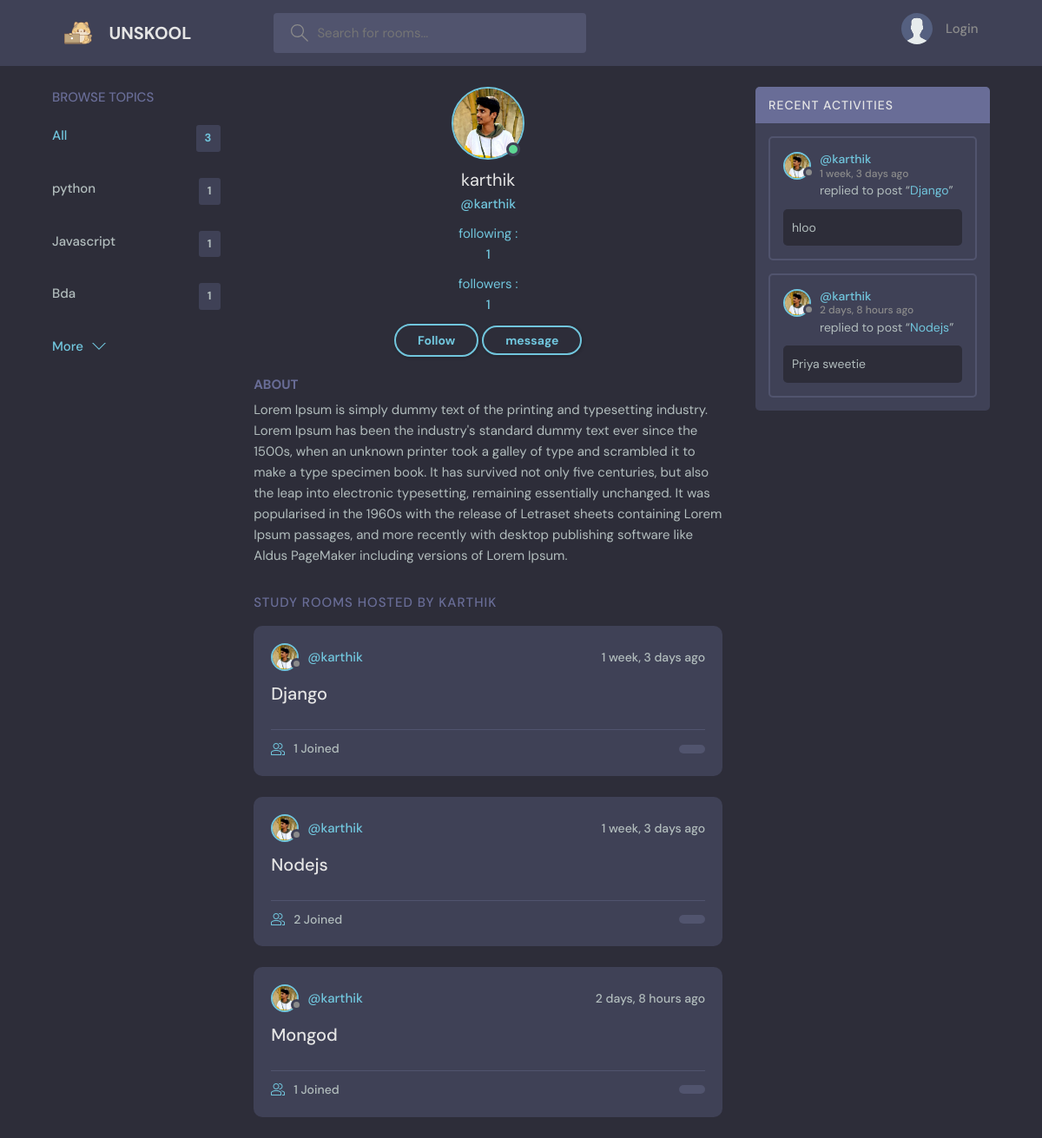
The page /profile_page/1 on the database its author committed.
### shazam/models.py (models this page shows, shortened)
class Topic(models.Model):
    name=models.CharField(max_length=100)

class User(AbstractUser):
    name=models.CharField(max_length=200,null=True)
    following = models.ManyToManyField(
        "self", blank=True, related_name="followers", symmetrical=False
    )
    email=models.EmailField(unique=True,null=True)
    bio=models.TextField(null=True)
    avatar=models.ImageField(null=True,default="avatar.svg")
    USERNAME_FIELD='email'
    REQUIRED_FIELDS=[]

class Room(models.Model):
    Host=models.ForeignKey(User,on_delete=models.SET_NULL,null=True)
    participants=models.ManyToManyField(User,related_name="participants")
    Topic=models.ForeignKey(Topic,on_delete=models.SET_NULL ,null=True)
    name=models.CharField(max_length=50)
    description=models.TextField(null=True)
    created=models.DateTimeField(auto_now_add=True)
    updated=models.DateTimeField(auto_now=True)
    def __str__(self):
        return str(self.name)

class Message (models.Model):
    user=models.ForeignKey(User,on_delete=models.CASCADE)
    room=models.ForeignKey(Room ,on_delete=models.CASCADE)
    body=models.TextField(max_length=100)
    created=models.DateTimeField(auto_now_add=True)
    updated=models.DateTimeField(auto_now=True)

### shazam/views.py (the view)
# urls.py: path('profile_page/<str:pk>',views.profile_page,name='profile_page' ),
def profile_page(request,pk):
    users=User.objects.get(id=pk)
    rooms=users.room_set.all()
    chatboxes=users.message_set.all()
    topics=Topic.objects.all()
    context={'users':users,'rooms':rooms,'chatboxes':chatboxes,'topics':topics}
    return render (request,'shazam/profile_page.html',context)

### shazam/templates/shazam/profile_page.html (shortened to what this page needs)
{% extends 'main.html' %}
{% block content %}
<main class="profile-page layout layout--3">
  <div class="container">
    {% include 'shazam/topic component.html' %}
    <div class="roomList">
      <div class="profile">
        <div class="profile__avatar">
          <div class="avatar avatar--large active">
            <img src="{{users.avatar.url}}" />
          </div>
        </div>
        <div class="profile__info">
          <h3>{{users.name}}</h3>
          <p>@{{users.username}}</p>
          <a href="{% url 'inbox' users.id %}"> following : </a>
          <p> {{ users.followers.count }} </p>
          <a href="{% url 'inbox' users.id %}"> followers : </a>
          <p> {{ users.following.count }} </p>
          <span>{% if users.is_authenticated %}
            {% if request.user != users %}
            {% if user in users.following.all%}
                <a href="{% url 'followToggle' author=users.username  %}" class="btn btn--main btn--pill">Unfollow</a>
              {% else %}
                <a  href="{% url 'followToggle' author=users.username  %}" class="btn btn--main btn--pill"> Follow </a>
            {% endif %}
            {% endif %}
            <button class="btn btn--main btn--pill"><a href="{% url 'inbox' users.id%}">message </a></button>
          {% else %}
            <p class="text-muted"> please, login to follow </p>
          {% endif %}</span>
        </div>
        <div class="profile__about">
          <h3>About</h3>
          <p>
            {{users.bio}}
          </p>
        </div>
      </div>
      <div class="roomList__header">
        <div>
          <h2>Study Rooms Hosted by {{users.username}}
          </h2>
        </div>
      </div>
      {% include 'shazam/room_component.html' %}
    </div>
    {% include 'shazam/activity_component.html' %}
  </div>
</main>
{% endblock content %}

### shazam/templates/shazam/topic component.html
<div class="topics">
    <div class="topics__header">
        <h2>Browse Topics</h2>
    </div>
    <ul class="topics__list">
        <li>
            <a href="{% url 'home' %}" class="active">All <span>{{topics.count}}</span></a>
        </li>
        {% for topic in topics %}
        <li>
            <a href="{% url 'home' %}?q={{topic.name}}">{{topic.name}}<span>{{topic.room_set.all.count}}</span></a>
        </li>
        {% endfor %}
    </ul>
    <a class="btn btn--link" href="{% url 'topics' %}">
        More
        <svg version="1.1" xmlns="http://www.w3.org/2000/svg" width="32" height="32" viewBox="0 0 32 32">
            <title>chevron-down</title>
            <path d="M16 21l-13-13h-3l16 16 16-16h-3l-13 13z"></path>
        </svg>
    </a>
</div>

### shazam/templates/shazam/room_component.html (shortened to what this page needs)
{% for room in rooms %}
<div class="roomListRoom">
    <div class="roomListRoom__header">
        <a href="{% url 'profile_page' room.Host.id %}" class="roomListRoom__author">
            <div class="avatar avatar--small">
                <img src="{{room.Host.avatar.url}}" />
            </div>
            <span>@{{room.Host.username}}</span>
        </a>
        <div class="roomListRoom__actions">
            <span>{{room.created|timesince}} ago</span>
        </div>
    </div>
    <div class="roomListRoom__content">
        <a href="{% url 'room' room.id %}">{{room.name}}</a>
    </div>
    <div class="roomListRoom__meta">
        <a href="{% url 'room' room.id %}" class="roomListRoom__joined">
            {{room.participants.all.count}} Joined
        </a>
        <p class="roomListRoom__topic">{{room.topic.name}}</p>
    </div>
</div>
{% endfor %}

### shazam/templates/shazam/activity_component.html (shortened to what this page needs)
<div class="activities">
    <div class="activities__header">
        <h2>Recent Activities</h2>
    </div>
    {% for chatbox in chatboxes %}
    <div class="activities__box">
        <div class="activities__boxHeader roomListRoom__header">
            <a href="{% url 'profile_page' chatbox.user.id %}" class="roomListRoom__author">
                <div class="avatar avatar--small">
                    <img src="{{chatbox.user.avatar.url}}" />
                </div>
                <p>
                    @{{chatbox.user.username}}
                    <span>{{chatbox.created|timesince}} ago</span>
                </p>
            </a>
        </div>
        <div class="activities__boxContent">
            <p>replied to post “<a href="{% url 'room' chatbox.room.id %}">{{chatbox.room}}</a>”</p>
            <div class="activities__boxRoomContent">{{chatbox.body}}</div>
        </div>
    </div>
    {% endfor %}

### rows shown on the page
Topic: name "python", room_set.all.count "1"
Topic: name "Javascript", room_set.all.count "1"
Topic: name "Bda", room_set.all.count "1"
User: avatar (picture), name "karthik", username "karthik", followers.count "1", following.count "1", bio "Lorem Ipsum is simply dummy text of the printing and typesetting industry. Lorem Ipsum has been the industry's standard dummy text ever since the 1500s, when an unknown printer took a galley of type and scrambled it to make a type specimen book. It has survived not only five centuries, but also the leap into electronic typesetting, remaining essentially unchanged. It was popularised in the 1960s with the release of Letraset sheets containing Lorem Ipsum passages, and more recently with desktop publishing software like Aldus PageMaker including versions of Lorem Ipsum.", username "KARTHIK"
Room: Host.avatar (picture), Host.username "karthik", created "1 week, 3 days", name "Django", participants.all.count "1"
Room: Host.avatar (picture), Host.username "karthik", created "1 week, 3 days", name "Nodejs", participants.all.count "2"
Room: Host.avatar (picture), Host.username "karthik", created "2 days, 8 hours", name "Mongod", participants.all.count "1"
Message: user.avatar (picture), user.username "karthik", created "1 week, 3 days", room "Django", body "hloo"
Message: user.avatar (picture), user.username "karthik", created "2 days, 8 hours", room "Nodejs", body "Priya sweetie"

### other values the page prints
{{ topics.count }} "3"
